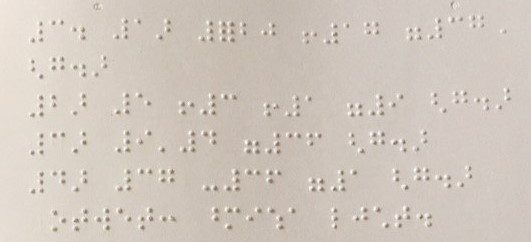
#> input picture 04-06/data/braille.jpeg, 531 x 242 px
$ python lab_img.py
#> lines starting #> are read from the running program, lines starting #| are printed output that depends on the picture; after the words box and inside, x2 and y2 are one past the last pixel; in counts of white or black regions, pixels touching at a corner belong together; long printed decimals are rounded

import cv2
import matplotlib.pyplot as plt
import numpy as np
plt.ion()

def display_images(l,titles=None,fontsize=12):
    n=len(l)
    fig,ax = plt.subplots(1,n)
    for i,im in enumerate(l):
        ax[i].imshow(im)
        ax[i].axis('off')
        if titles is not None:
            ax[i].set_title(titles[i],fontsize=fontsize)
    fig.set_size_inches(fig.get_size_inches()*n)
    plt.tight_layout()
    plt.show()

im = cv2.imread('data/braille.jpeg')
#> im is the input picture: shape (242, 531, 3); mean B, G, R 189.8, 199.2, 208.9
print(im.shape)
#| (242, 531, 3)
# plt.imshow(im) # muestra la imagen
bw_im = cv2.cvtColor(im,cv2.COLOR_BGR2GRAY)
print(bw_im.shape)
#| (242, 531)
#plt.imshow(bw_im)


im = cv2.blur(bw_im,(3,3))
#> im: shape (242, 531)
im = cv2.adaptiveThreshold(im, 255, cv2.ADAPTIVE_THRESH_MEAN_C,
                           cv2.THRESH_BINARY_INV, 5, 4)
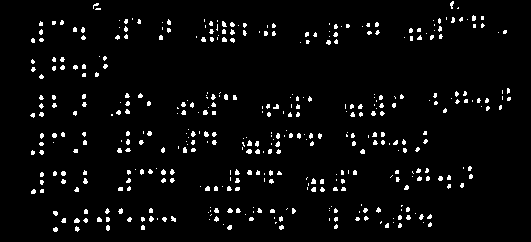
#> im: shape (242, 531); 4% white; 414 white regions (372 under 20 px), largest, box (x1, y1, x2, y2) and area: (246, 149, 252, 154) 23, (74, 218, 80, 223) 23, (204, 131, 209, 137) 22
im = cv2.medianBlur(im, 3)
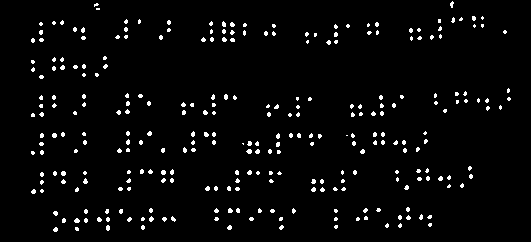
#> im: shape (242, 531); 3.3% white in thin lines or dots, all inside (x1, y1, x2, y2) = (31, 1, 511, 232)
_,im = cv2.threshold(im, 0, 255, cv2.THRESH_OTSU)
im = cv2.GaussianBlur(im, (3,3), 0)
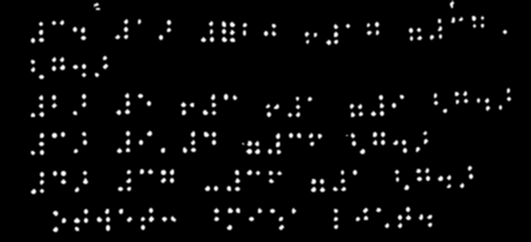
#> im: shape (242, 531); min 0, max 255, mean 8.3
_,im = cv2.threshold(im, 0, 255, cv2.THRESH_OTSU)
plt.imshow(im)
orb = cv2.ORB_create(5000)
f,d = orb.detectAndCompute(im,None)
#> f = 533 keypoints; strongest (x, y, size): (298, 114, 37.2), (249, 151, 44.6), (53, 134, 44.6), (204, 112, 44.6)
print(f"First 5 points: { [f[i].pt for i in range(5)]}")
#| First 5 points: [(307.200, 40.800), (297.600, 114.000), (423.600, 133.200), (242.400, 144.0), (103.680, 57.600)]

def plot_dots(dots):
    #img = np.zeros((250, 500))
    img = np.zeros((250, 500, 3), dtype=np.uint8)
    for x in dots:
        cv2.circle(img,(int(x[0]),int(x[1])),3,(255,0,0))
    plt.imshow(img)

pts = [x.pt for x in f]
#> pts = 533 pairs, first value 53.28 to 478.1, second value 40.8 to 190.1
plot_dots(pts)
#> the loop in plot_dots, `for x in dots:` made 533 passes
#> x on passes 1 to 3: (307.2, 40.8), (297.6, 114), (423.6, 133.2)
#> after the loop in plot_dots, `for x in dots:`:
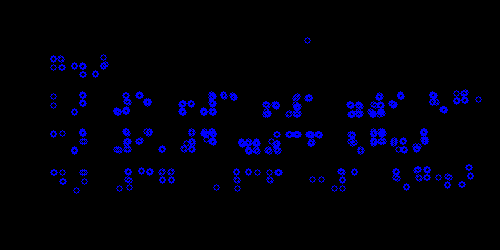
#> img: shape (250, 500, 3); mean of channels 0, 1, 2 10.7, 0, 0; drawn as B, G, R
min_x, min_y, max_x, max_y = [int(f([z[i] for z in pts])) for f in (min,max) for i in (0,1)]
#> min_x = 53; min_y = 40; max_x = 478; max_y = 190
min_y+=13
#> min_y = 53
plt.imshow(im[min_y:max_y,min_x:max_x])
#------Aliniar la imagen------
off = 5
src_pts = np.array([(min_x-off,min_y-off),(min_x-off,max_y+off),
                    (max_x+off,min_y-off),(max_x+off,max_y+off)])
#> src_pts = [[48, 48], [48, 195], [483, 48], [483, 195]]
w = int(max_x-min_x+off*2)
#> w = 435
h = int(max_y-min_y+off*2)
#> h = 147
dst_pts = np.array([(0,0),(0,h),(w,0),(w,h)])
#> dst_pts = [[0, 0], [0, 147], [435, 0], [435, 147]]
ho,m = cv2.findHomography(src_pts,dst_pts)
#> ho = [[1, 0, -48], [0, 1, -48], [0, 0, 1]]; m = [1, 1, 1, 1]
trim = cv2.warpPerspective(im,ho,(w,h))
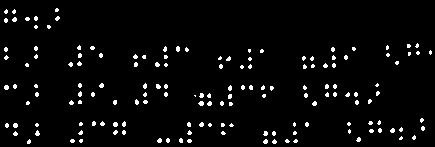
#> trim: shape (147, 435); 3.6% white in thin lines or dots
#plt.imshow(trim)

# cortamos las imagenes a pedazos
char_h = 36
char_w = 24
def slice(img):
    dy,dx = img.shape
    y = 0
    while y+char_h<dy:
        x=0
        while x+char_w<dx:
            # Skip empty lines
            if np.max(img[y:y+char_h,x:x+char_w])>0:
                yield img[y:y+char_h,x:x+char_w]
            x+=char_w
        y+=char_h

sliced = list(slice(trim))
#> sliced = 50 items
display_images(sliced)
#> in display_images, `n=len(l)`: n = 50
#> the loop in display_images, `for i,im in enumerate(l):` made 50 passes
#> (the run stopped early here; a loop or call above may not have finished)
